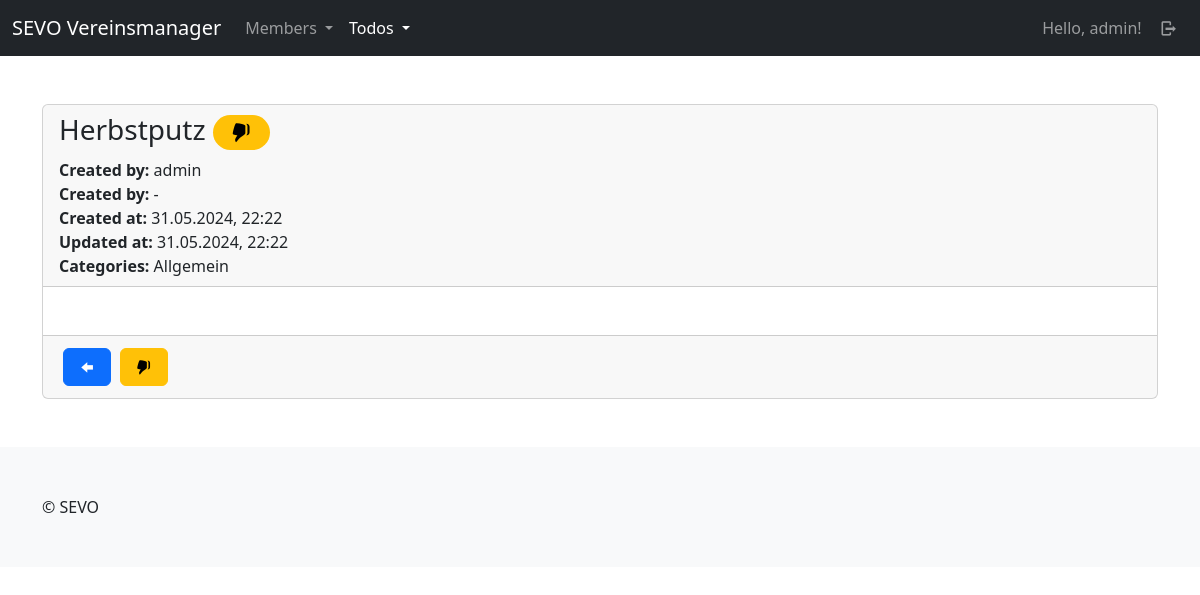
Screenshot of /tds/todo/detail/1 (signed in) with the database file from the repository.
### todos/models.py (models this page shows, shortened)
class Todo(models.Model):
    user = models.ForeignKey(User, on_delete=models.CASCADE)
    title = models.CharField(max_length=255)
    content = tinymce_models.HTMLField()
    categories = models.ManyToManyField(Category, blank=True)
    done = models.BooleanField(default=False)
    done_by = models.ForeignKey(User, null=True, blank=True, on_delete=models.SET_NULL, related_name="doneuser")
    created_at = models.DateTimeField(auto_now_add=True)
    updated_at = models.DateTimeField(auto_now=True)
    def get_categories_str(self):
        categories = self.categories.all()
        categories_list = [category.title for category in categories]
        return ", ".join(categories_list)
    class Meta:
        ordering = ["-updated_at"]

class Category(models.Model):
    title = models.CharField(max_length=255, unique=True)
    created_at = models.DateTimeField(auto_now_add=True)
    updated_at = models.DateTimeField(auto_now=True)
    class Meta:
        ordering = ["-updated_at"]
        verbose_name_plural = "Categories"

### todos/views/todos.py (the view)
# urls.py: path("todo/detail/<int:id>", todos.detail, name="todos-todo-detail"),
@login_required(login_url="sevo-auth-login")
def detail(request, id):
    todo = get_object_or_404(models.Todo, id=id)
    return render(request, "todos/todo/detail.html", {
        "title": _("Todo detail") + f" #{todo.id}",
        "todo": todo
    })

### todos/templates/todos/todo/detail.html (shortened to what this page needs)
{% extends "base_main.html" %}
{% load i18n %}
{% block main %}
    <div class="card">
        <div class="card-header">
            <h3>{{ todo.title }}
                <span class="badge rounded-pill {% if todo.done %}text-bg-success{% else %}text-bg-warning{% endif %}">
                    {% if todo.done %}
                        <i class="demo-icon icon-thumbs-up"></i>
                    {% else %}
                        <i class="demo-icon icon-thumbs-down"></i>
                    {% endif %}
                </span>
            </h3>
            <div>
                <strong>{% trans "Created by" %}:</strong> {{ todo.user}}
            </div>
            <div>
                <strong>{% trans "Created by" %}:</strong> {% if todo.don_by %}{{ todo.done_by}}{% else %}-{% endif %}
            </div>
            <div>
                <strong>{% trans "Created at" %}:</strong> {{ todo.created_at|date:"d.m.Y, H:i" }}
            </div>
            <div>
                <strong>{% trans "Updated at" %}:</strong> {{ todo.updated_at|date:"d.m.Y, H:i" }}
            </div>
            <div>
                <strong>{% trans "Categories" %}:</strong>
                {{ todo.get_categories_str}}
            </div>
        </div>
        <div class="card-body">
        </div>
        <div class="card-footer">
                <a type="button" href="{% url "todos-todo-index" %}" class="btn btn-primary m-1"><i class="demo-icon icon-left"></i></a>
                <a class="btn btn-{% if todo.done %}success{% else %}warning{% endif %}" href="{% url "todos-todo-done-detail" id=todo.id %}">
                    {% if todo.done %}
                        <i class="demo-icon icon-thumbs-up"></i>
                    {% else %}
                        <i class="demo-icon icon-thumbs-down"></i>
                    {% endif %}
                </a>
            </div>
        </div>
    </div>
{%  endblock %}

### templates/partials/_navbar_drop_down.html (shortened to what this page needs)
{% load i18n %}
<nav class="navbar navbar-expand-lg navbar-dark bg-dark">
    <div class="container-fluid">
        <a class="navbar-brand" href="/">SEVO Vereinsmanager</a>
        <div class="collapse navbar-collapse" id="navbarContent">
            <ul class="navbar-nav me-auto mb-2 mb-lg-0">
                {% if user.is_authenticated %}
                <li class="nav-item dropdown">
                    <a class="nav-link dropdown-toggle {% if "mbrs" in request.path %} active{% endif %}"{% if "mbrs" in request.path %} aria-current="page"{% endif %} href="#" role="button" data-bs-toggle="dropdown" aria-expanded="false">
                      {% trans "Members" %}
                    </a>
                  </li>
                  <li class="nav-item dropdown">
                    <a class="nav-link dropdown-toggle {% if "tds" in request.path %} active{% endif %}"{% if "tds" in request.path %} aria-current="page"{% endif %} href="#" role="button" data-bs-toggle="dropdown" aria-expanded="false">
                      {% trans "Todos" %}
                    </a>
                  </li>
                {% endif %}
            </ul>
            <ul class="navbar-nav mb-2 mb-lg-0">
                {% if user.is_authenticated %}
                    <li class="nav-item">
                        <a class="nav-link" href="{% url "sevo-auth-user-detail" %}">{% trans "Hello" %}, {{ user }}!</a>
                    </li>
                    <li class="nav-item">
                        <a class="nav-link" href="{% url "sevo-auth-logout" %}"><i class="demo-icon icon-logout"></i></a>
                    </li>
                {% else %}
                    <li class="nav-item">
                        <a class="nav-link {% if "login" in request.path %} active{% endif %}"{% if "members" in request.path %} aria-current="page"{% endif %} href="{% url "sevo-auth-login" %}"><i class="demo-icon icon-user"></i></a>
                    </li>
                {% endif %}
            </ul>
        </div>
    </div>
</nav>

### rows the page displays
Todo: title "Herbstputz", user "admin", created_at "31.05.2024, 22:22", updated_at "31.05.2024, 22:22", get_categories_str "Allgemein"

### other values shown
{{ user }} "admin"
